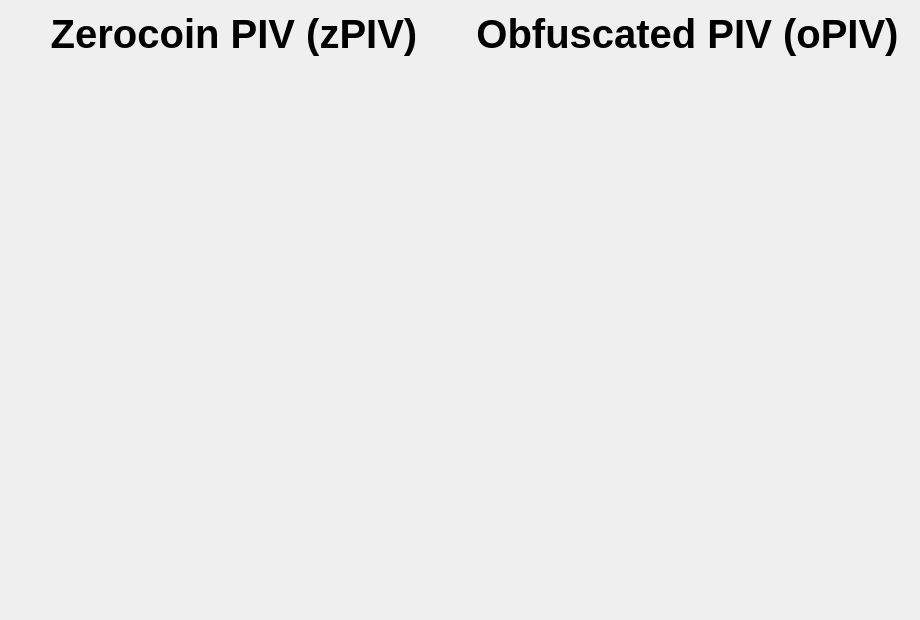
<?xml version="1.0" encoding="UTF-8"?>
<ui version="4.0">
 <class>PrivacyDialog</class>
 <widget class="QWidget" name="PrivacyDialog">
  <property name="geometry">
   <rect>
    <x>0</x>
    <y>0</y>
    <width>920</width>
    <height>620</height>
   </rect>
  </property>
  <widget class="QWidget" name="horizontalLayoutWidget">
   <property name="geometry">
    <rect>
     <x>10</x>
     <y>10</y>
     <width>901</width>
     <height>601</height>
    </rect>
   </property>
   <layout class="QHBoxLayout" name="mainLayout">
    <property name="sizeConstraint">
     <enum>QLayout::SetMaximumSize</enum>
    </property>
    <item>
     <layout class="QVBoxLayout" name="zPIVLayout">
      <item>
       <widget class="QLabel" name="zPIVLabel">
        <property name="maximumSize">
         <size>
          <width>448</width>
          <height>48</height>
         </size>
        </property>
        <property name="font">
         <font>
          <pointsize>30</pointsize>
          <weight>75</weight>
          <bold>true</bold>
         </font>
        </property>
        <property name="toolTip">
         <string>PIV which were anonymized via Zerocin Protocol</string>
        </property>
        <property name="text">
         <string>Zerocoin PIV (zPIV)</string>
        </property>
        <property name="alignment">
         <set>Qt::AlignCenter</set>
        </property>
       </widget>
      </item>
     </layout>
    </item>
    <item>
     <layout class="QVBoxLayout" name="oPIVLayout">
      <item>
       <widget class="QLabel" name="oPIVLabel">
        <property name="maximumSize">
         <size>
          <width>448</width>
          <height>48</height>
         </size>
        </property>
        <property name="font">
         <font>
          <pointsize>30</pointsize>
          <weight>75</weight>
          <bold>true</bold>
         </font>
        </property>
        <property name="toolTip">
         <string>PIV which were anonymized via Obfuscation Mixing</string>
        </property>
        <property name="text">
         <string>Obfuscated PIV (oPIV)</string>
        </property>
        <property name="alignment">
         <set>Qt::AlignCenter</set>
        </property>
       </widget>
      </item>
     </layout>
    </item>
   </layout>
  </widget>
 </widget>
 <resources>
  <include location="../pivx.qrc"/>
 </resources>
 <connections/>
</ui>
